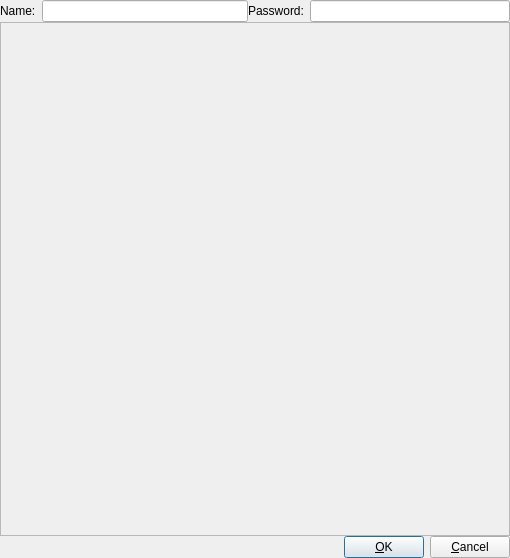
<?xml version="1.0" encoding="UTF-8"?>
<ui version="4.0">
 <class>dlgUser</class>
 <widget class="QDialog" name="dlgUser">
  <property name="geometry">
   <rect>
    <x>0</x>
    <y>0</y>
    <width>510</width>
    <height>558</height>
   </rect>
  </property>
  <property name="windowTitle">
   <string>User</string>
  </property>
  <layout class="QGridLayout">
   <property name="leftMargin">
    <number>0</number>
   </property>
   <property name="topMargin">
    <number>0</number>
   </property>
   <property name="rightMargin">
    <number>0</number>
   </property>
   <property name="bottomMargin">
    <number>0</number>
   </property>
   <property name="spacing">
    <number>0</number>
   </property>
   <item row="2" column="0" colspan="2">
    <layout class="QHBoxLayout">
     <property name="spacing">
      <number>6</number>
     </property>
     <property name="leftMargin">
      <number>0</number>
     </property>
     <property name="topMargin">
      <number>0</number>
     </property>
     <property name="rightMargin">
      <number>0</number>
     </property>
     <property name="bottomMargin">
      <number>0</number>
     </property>
     <item>
      <spacer name="Horizontal Spacing2">
       <property name="orientation">
        <enum>Qt::Horizontal</enum>
       </property>
       <property name="sizeType">
        <enum>QSizePolicy::Expanding</enum>
       </property>
       <property name="sizeHint" stdset="0">
        <size>
         <width>20</width>
         <height>20</height>
        </size>
       </property>
      </spacer>
     </item>
     <item>
      <widget class="QPushButton" name="buttonOk">
       <property name="text">
        <string>&amp;OK</string>
       </property>
       <property name="icon">
        <iconset>
         <normaloff>ok.png</normaloff>ok.png</iconset>
       </property>
       <property name="shortcut">
        <string/>
       </property>
       <property name="autoDefault">
        <bool>true</bool>
       </property>
       <property name="default">
        <bool>true</bool>
       </property>
      </widget>
     </item>
     <item>
      <widget class="QPushButton" name="buttonCancel">
       <property name="text">
        <string>&amp;Cancel</string>
       </property>
       <property name="icon">
        <iconset>
         <normaloff>stop_cancel.png</normaloff>stop_cancel.png</iconset>
       </property>
       <property name="shortcut">
        <string/>
       </property>
       <property name="autoDefault">
        <bool>true</bool>
       </property>
      </widget>
     </item>
    </layout>
   </item>
   <item row="1" column="0" colspan="2">
    <widget class="Q3Frame" name="frameRights">
     <property name="frameShape">
      <enum>QFrame::StyledPanel</enum>
     </property>
     <property name="frameShadow">
      <enum>QFrame::Raised</enum>
     </property>
     <layout class="QGridLayout">
      <property name="leftMargin">
       <number>1</number>
      </property>
      <property name="topMargin">
       <number>1</number>
      </property>
      <property name="rightMargin">
       <number>1</number>
      </property>
      <property name="bottomMargin">
       <number>1</number>
      </property>
      <property name="spacing">
       <number>1</number>
      </property>
      <item row="0" column="0">
       <widget class="Q3ListBox" name="listRights">
        <property name="sizePolicy">
         <sizepolicy hsizetype="MinimumExpanding" vsizetype="Preferred">
          <horstretch>0</horstretch>
          <verstretch>0</verstretch>
         </sizepolicy>
        </property>
        <property name="minimumSize">
         <size>
          <width>0</width>
          <height>500</height>
         </size>
        </property>
        <property name="currentItem" stdset="0">
         <number>-1</number>
        </property>
       </widget>
      </item>
     </layout>
    </widget>
   </item>
   <item row="0" column="0">
    <layout class="QHBoxLayout">
     <item>
      <widget class="QLabel" name="lblName">
       <property name="text">
        <string>Name:</string>
       </property>
       <property name="wordWrap">
        <bool>false</bool>
       </property>
      </widget>
     </item>
     <item>
      <widget class="QLineEdit" name="editName">
       <property name="minimumSize">
        <size>
         <width>200</width>
         <height>0</height>
        </size>
       </property>
       <property name="maxLength">
        <number>200</number>
       </property>
      </widget>
     </item>
    </layout>
   </item>
   <item row="0" column="1">
    <layout class="QHBoxLayout">
     <item>
      <widget class="QLabel" name="lblPass">
       <property name="text">
        <string>Password:</string>
       </property>
       <property name="wordWrap">
        <bool>false</bool>
       </property>
      </widget>
     </item>
     <item>
      <widget class="QLineEdit" name="editPass">
       <property name="minimumSize">
        <size>
         <width>200</width>
         <height>0</height>
        </size>
       </property>
       <property name="maxLength">
        <number>200</number>
       </property>
       <property name="echoMode">
        <enum>QLineEdit::Password</enum>
       </property>
      </widget>
     </item>
    </layout>
   </item>
  </layout>
 </widget>
 <layoutdefault spacing="6" margin="11"/>
 <pixmapfunction>qPixmapFromMimeSource</pixmapfunction>
 <customwidgets>
  <customwidget>
   <class>Q3Frame</class>
   <extends>QFrame</extends>
   <header>Qt3Support/Q3Frame</header>
   <container>1</container>
  </customwidget>
  <customwidget>
   <class>Q3ListBox</class>
   <extends>Q3Frame</extends>
   <header>q3listbox.h</header>
   <container>1</container>
  </customwidget>
 </customwidgets>
 <includes>
  <include location="local">engine.h</include>
 </includes>
 <resources/>
 <connections>
  <connection>
   <sender>buttonCancel</sender>
   <signal>clicked()</signal>
   <receiver>dlgUser</receiver>
   <slot>reject()</slot>
   <hints>
    <hint type="sourcelabel">
     <x>20</x>
     <y>20</y>
    </hint>
    <hint type="destinationlabel">
     <x>20</x>
     <y>20</y>
    </hint>
   </hints>
  </connection>
  <connection>
   <sender>listRights</sender>
   <signal>doubleClicked(Q3ListBoxItem*)</signal>
   <receiver>dlgUser</receiver>
   <slot>check(Q3ListBoxItem*)</slot>
   <hints>
    <hint type="sourcelabel">
     <x>20</x>
     <y>20</y>
    </hint>
    <hint type="destinationlabel">
     <x>20</x>
     <y>20</y>
    </hint>
   </hints>
  </connection>
  <connection>
   <sender>buttonOk</sender>
   <signal>clicked()</signal>
   <receiver>dlgUser</receiver>
   <slot>ok()</slot>
   <hints>
    <hint type="sourcelabel">
     <x>20</x>
     <y>20</y>
    </hint>
    <hint type="destinationlabel">
     <x>20</x>
     <y>20</y>
    </hint>
   </hints>
  </connection>
  <connection>
   <sender>editPass</sender>
   <signal>textChanged(QString)</signal>
   <receiver>dlgUser</receiver>
   <slot>passwordChanged(QString)</slot>
   <hints>
    <hint type="sourcelabel">
     <x>20</x>
     <y>20</y>
    </hint>
    <hint type="destinationlabel">
     <x>20</x>
     <y>20</y>
    </hint>
   </hints>
  </connection>
 </connections>
</ui>
